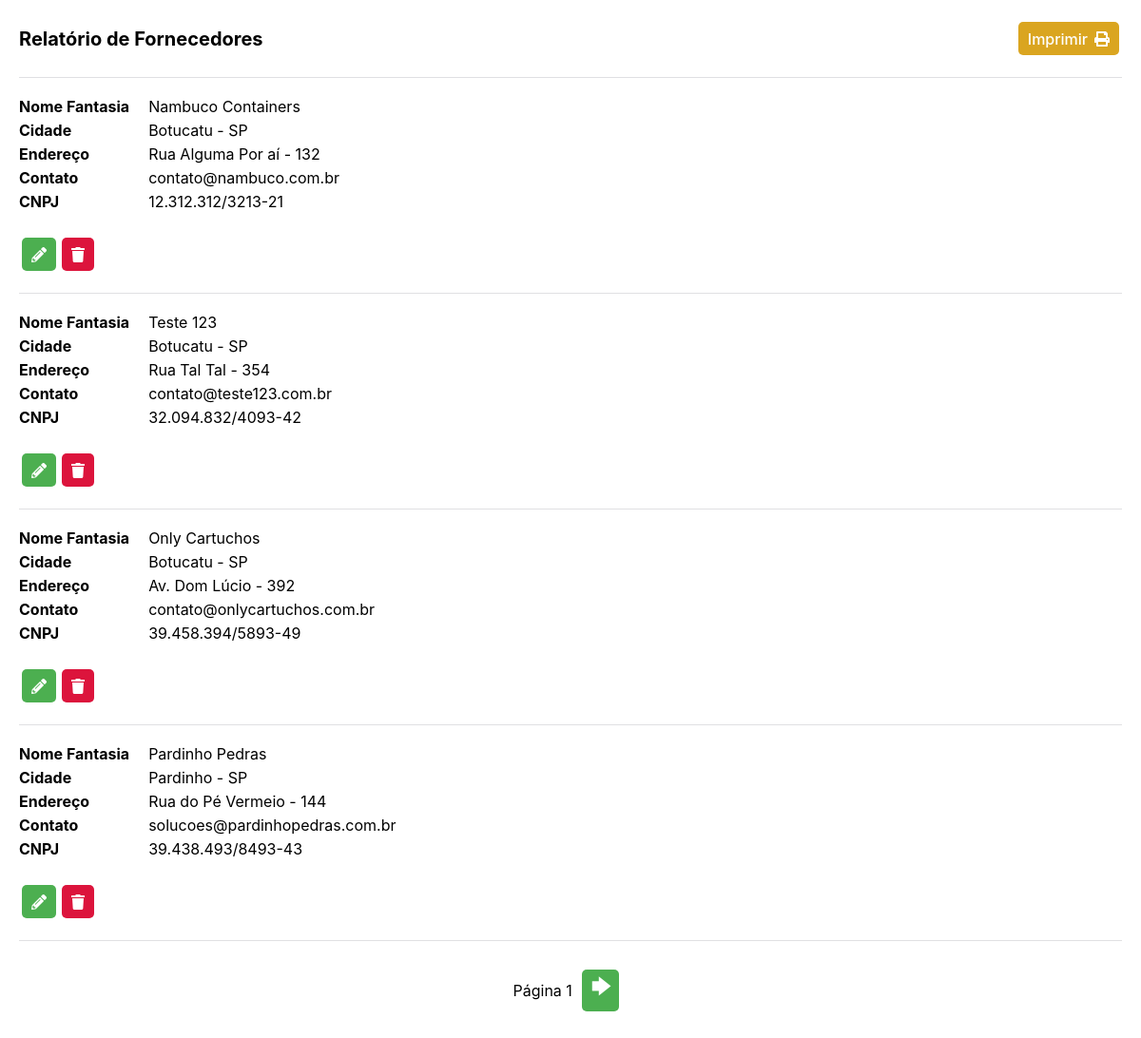
Page /php/relatorios/rel_fornecedor.php (signed in) on the earlier database version.
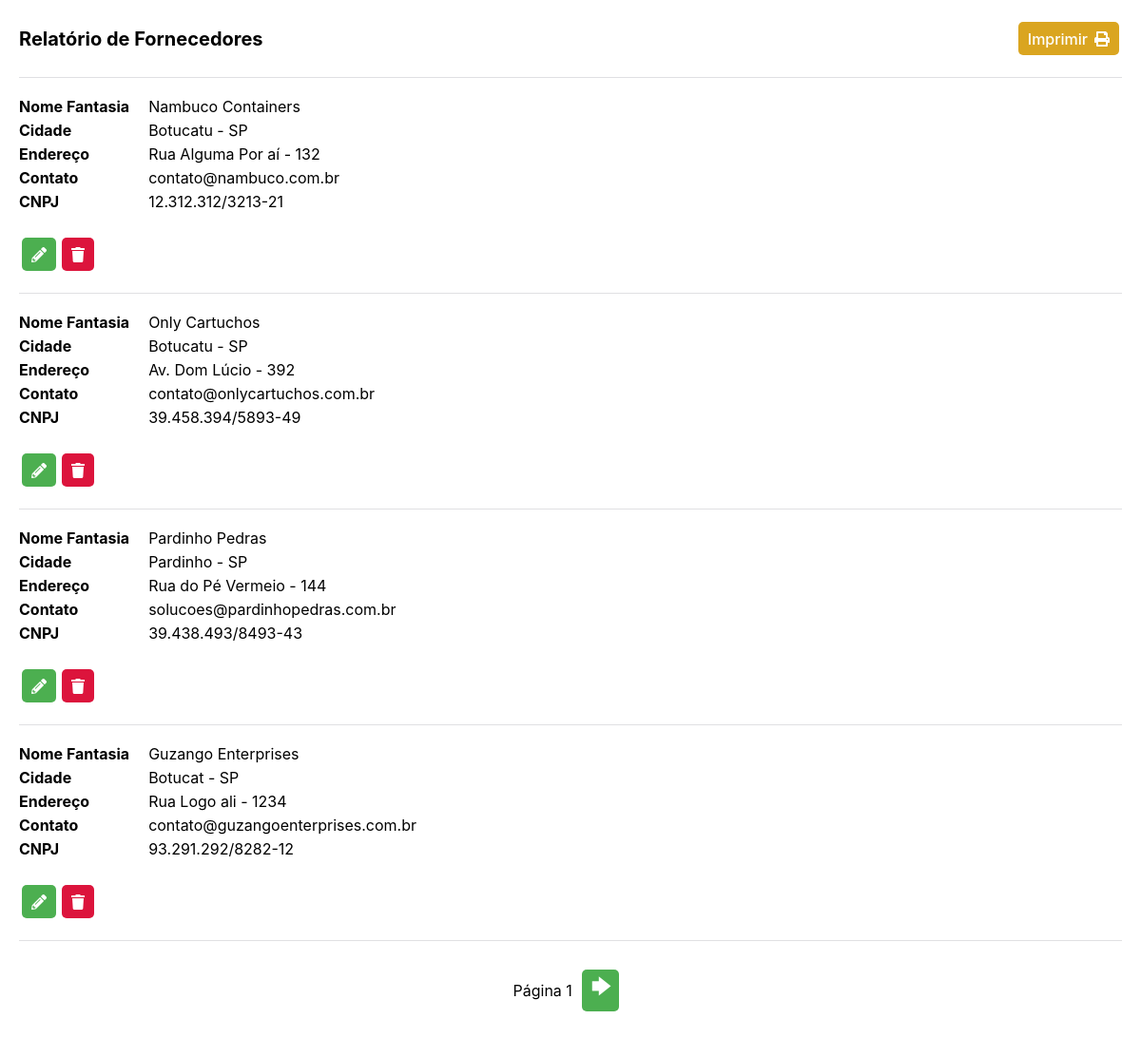
Same page on the later database version.
### tables this page shows
CREATE TABLE `fornecedor` (
  `idFornecedor` int(11) NOT NULL,
  `Nome_fantasia` varchar(200) DEFAULT NULL,
  `Endereco` varchar(200) DEFAULT NULL,
  `Cidade` varchar(45) DEFAULT NULL,
  `Contato` varchar(150) NOT NULL,
  `CNPJ` varchar(20) NOT NULL
);

### php/relatorios/rel_fornecedor.php (the view, shortened to what this page needs)
<!DOCTYPE html>
<html>
<head>
  <link href="../../css/reset.css" rel="stylesheet" type="text/css">
  <link href="../../css/style.css" rel="stylesheet" type="text/css">
  <link rel="stylesheet" href="https://use.fontawesome.com/releases/v5.7.1/css/all.css">
</head>
<body>
  <div class="box">
    <div class="data-box" style="margin: 0; align-items: center; justify-content: space-between;">
      <h1 style=>Relatório de Fornecedores</h1>
      <a class="data-print" onclick="window.print()">Imprimir <i class="fas fa-print" style="margin-left: 7px;"></i></a>
    </div>
    <section style="border-bottom: 1px solid #e0e0e3; padding-top: 20px;"></section>
    <br>
    <div class="data-content">
      <?php
          include('../connectdb.php');
          $limite = 4;
          if( isset( $_GET['pagina'] ) && (int)$_GET['pagina'] >= 0){
              $pagina = (int)$_GET['pagina'];
          }else{
              $pagina = 0;
          }
          $offset = $limite * $pagina;
          $postagem = $con->query("SELECT * FROM `fornecedor` ORDER BY idFornecedor DESC LIMIT $limite OFFSET $offset");
          $counter = 0;
          while($info = $postagem->fetch_assoc()){
          ?>
      <div class="data-box">
        <section class="data-row">
          <b class="data-header">Nome Fantasia</b>
          <b class="data-header">Cidade</b>
          <b class="data-header">Endereço</b>
          <b class="data-header">Contato</b>
          <b class="data-header">CNPJ</b>
        </section>
        <section class="data-row" id="data">
          <p class="data-item"><?= $info['Nome_fantasia'] ?></p>
          <p class="data-item"><?= $info['Cidade'] ?></p>
          <p class="data-item"><?= $info['Endereco'] ?></p>
          <p class="data-item"><?= $info['Contato'] ?></p>
          <p class="data-item"><?= $info['CNPJ'] ?></p>
        </section>
      </div>
      <div class="data-box">
        <a class="data-edit" href="upd_fornecedor.php?id=<?=$info['idFornecedor']?>"><i class="fas fa-pencil-alt"></i></a>
        <a class="data-delete" href="#" onclick="startModal('modal-delete'); fornecId = <?=$info['idFornecedor']?>;"><i class="fas fa-trash"></i></a>
      </div>
      <section style="border-bottom: 1px solid #e0e0e3; margin-bottom: 20px;"></section>
      <?php
      $counter++;
          }
          ?>
      <div class="pages" id="pages">
            <p>Página <?= $pagina+1; ?> </p>
            <?php
          if($counter == $limite){
            ?>
        <a href="?pagina=<?= $pagina+1; ?>">🡆</a>
        <?php
          }
        ?>
      </div>
    </div>
  </div>
</body>
</html>

### css/style.css (style rules this page uses)
* { box-sizing: border-box; font-family: -apple-system, BlinkMacSystemFont, "segoe ui", roboto, oxygen, ubuntu, cantarell, "fira sans", "droid sans", "helvetica neue", Arial, sans-serif; font-size: 16px; -webkit-font-smoothing: antialiased; -moz-osx-font-smoothing: grayscale; }
body { background-color: #435165; }
a:link, a:visited.sidemenu-itens { color: #2f3947; text-decoration: none; }
.box { padding: 20px; background-color: #fff; }
.box h1 { font-size: 1.25em; float: center; }
.data-content { display: flex; flex-direction: column; }
.data-box { display: flex; margin-bottom: 20px; }
.data-row { display: flex; flex-direction: column; margin-right: 20px; }
.data-item { flex: 1; margin-bottom: 5px; }
.data-header { flex: 1; margin-bottom: 5px; }
.data-edit { background-color: #4CAF50; color: #fff; padding: 8px 10px 7px 10px; border-radius: 5px; margin: 3px; cursor: pointer; border: none; }
.data-delete { background-color: crimson; color: #fff; padding: 8px 10px 7px 10px; border-radius: 5px; margin: 3px; border: none; }
.data-print { display: flex; background-color: #DAA520; padding: 8px 10px 7px 10px; border-radius: 5px; margin: 3px; color: #fff; align-items: center; font-weight: 500; cursor: pointer; }
a.data-edit:link , a.data-edit:visited, a.data-delete:link , a.data-delete:visited { color: white; text-decoration: none; cursor: auto; }
.pages { display: flex; justify-content: center; align-items: center; }
.pages a { background-color: #4CAF50; padding: 4px 8px 6px 10px; color: white; border-radius: 5px; font-weight: bold; font-size: 1.25rem; margin: 10px; cursor: pointer; }

Differences in the rows shown:
removed fornecedor: Nome_fantasia "Teste 123", Cidade "Botucatu - SP", Endereco "Rua Tal Tal - 354", Contato "contato@teste123.com.br", CNPJ "32.094.832/4093-42"
now on this page (row unchanged): fornecedor: Nome_fantasia "Guzango Enterprises", Cidade "Botucat - SP", Endereco "Rua Logo ali - 1234", Contato "contato@guzangoenterprises.com.br", CNPJ "93.291.292/8282-12"
